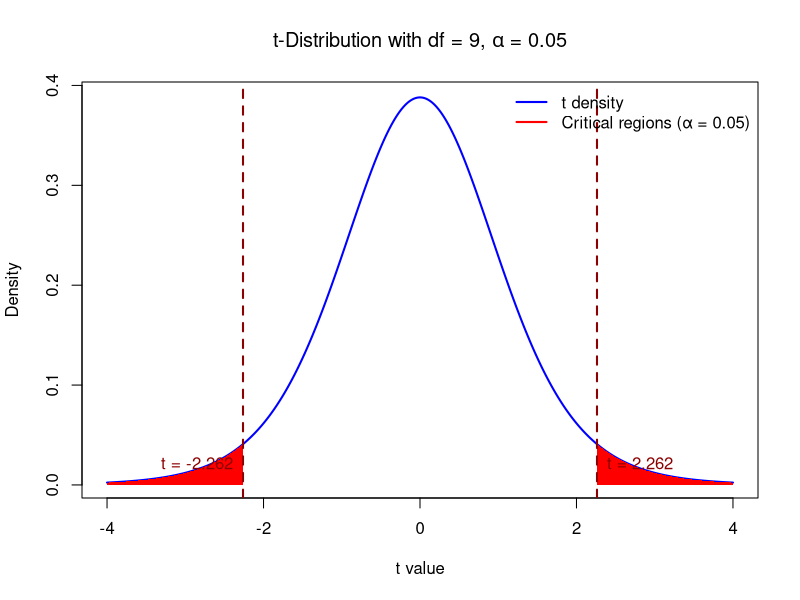
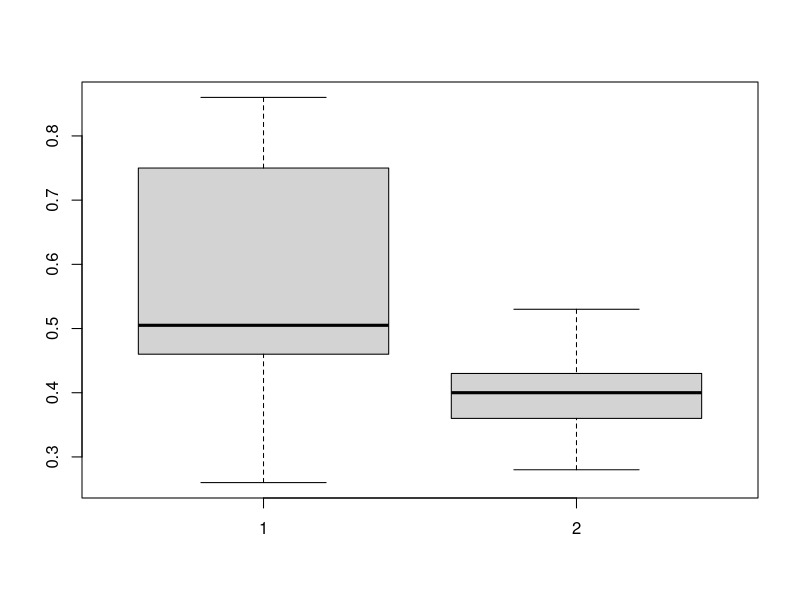

R code for these plots, in order:
## ---- chunk 1
knitr::opts_chunk$set(
  echo = TRUE,comment = '', fig.align = 'center'  , out.width="65%"
)
knitr::include_graphics
## ---- chunk 2
# Parameters
alpha <- 0.05
df <- 9

# Critical t value for two-tailed test
t_crit <- qt(1 - alpha/2, df)

# Range for x-axis
x <- seq(-4, 4, length = 500)
y <- dt(x, df)

# Plot t-distribution
plot(x, y, type = "l", lwd = 2, col = "blue",
     main = expression(paste("t-Distribution with df = 9, ", alpha, " = 0.05")),
     ylab = "Density", xlab = "t value")

# Shade critical regions
x_crit_left <- seq(-4, -t_crit, length = 100)
x_crit_right <- seq(t_crit, 4, length = 100)

polygon(c(x_crit_left, rev(x_crit_left)), 
        c(dt(x_crit_left, df), rep(0, length(x_crit_left))), 
        col = "red", border = NA)

polygon(c(x_crit_right, rev(x_crit_right)), 
        c(dt(x_crit_right, df), rep(0, length(x_crit_right))), 
        col = "red", border = NA)

# Add vertical lines at critical values
abline(v = c(-t_crit, t_crit), col = "darkred", lwd = 2, lty = 2)

# Add text annotations
text(-t_crit, 0.02, sprintf("t = %.3f", -t_crit), pos = 2, col = "darkred")
text(t_crit, 0.02, sprintf("t = %.3f", t_crit), pos = 4, col = "darkred")

# Add legend
legend("topright", legend = c("t density", "Critical regions (α = 0.05)"),
       col = c("blue", "red"), lwd = 2, bty = "n")
## ---- chunk 3
tstatistic <- 1.7954
2*pt(-tstatistic,df = 9)
## ---- chunk 4
#Need to specify mu
phmeter <-c(7.07,7.00,7.10,6.97,7.00,7.03,7.01,7.01, 6.98,7.08)
t.test(phmeter, mu = 7)
## ---- chunk 5
tstatistic <- 2.619096
2*(1-pt(tstatistic,df = 18))
## ---- chunk 6
noNitro<- c(0.32,0.53 ,0.28, 0.37, 0.47, 0.43, 0.36, 0.42,0.38,0.43)
Nitro<- c(0.26,0.43,0.47,0.49,0.52,0.75,0.79,0.86, 0.62,0.46)
t.test(Nitro,noNitro, var.equal = TRUE, conf.level = .95)
## ---- chunk 7
boxplot(Nitro,noNitro)
## ---- chunk 8
t.test(Nitro,noNitro, var.equal = FALSE, conf.level = .95)
